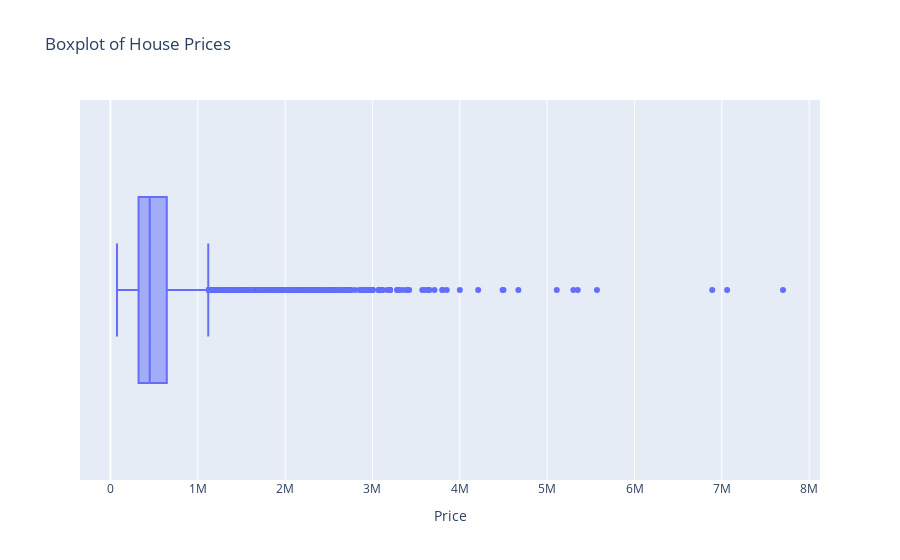

The cell this chart's notebook holds for it:
### Code cell
# make a boxplot for price column
plt.figure(figsize=(8,5))
px.box(x=df['price'], title='Boxplot of House Prices', labels={'x':'Price'})

### Figure 1 — Plotly figure (JSON) as saved in the notebook; plotly's stock layout.template omitted (floating-point values rounded to 4 significant figures; data arrays with more than 128 entries replaced by an {"elided": "..."} marker saying what was removed)
{"data": [{"alignmentgroup": "True", "hovertemplate": "Price=%{x}<extra></extra>", "legendgroup": "", "marker": {"color": "#636efa"}, "name": "", "notched": false, "offsetgroup": "", "orientation": "h", "showlegend": false, "type": "box", "x": {"elided": "21613 int values"}, "x0": " ", "xaxis": "x", "y0": " ", "yaxis": "y"}], "layout": {"boxmode": "group", "legend": {"tracegroupgap": 0}, "title": {"text": "Boxplot of House Prices"}, "xaxis": {"anchor": "y", "domain": [0, 1], "title": {"text": "Price"}}, "yaxis": {"anchor": "x", "domain": [0, 1]}}}
